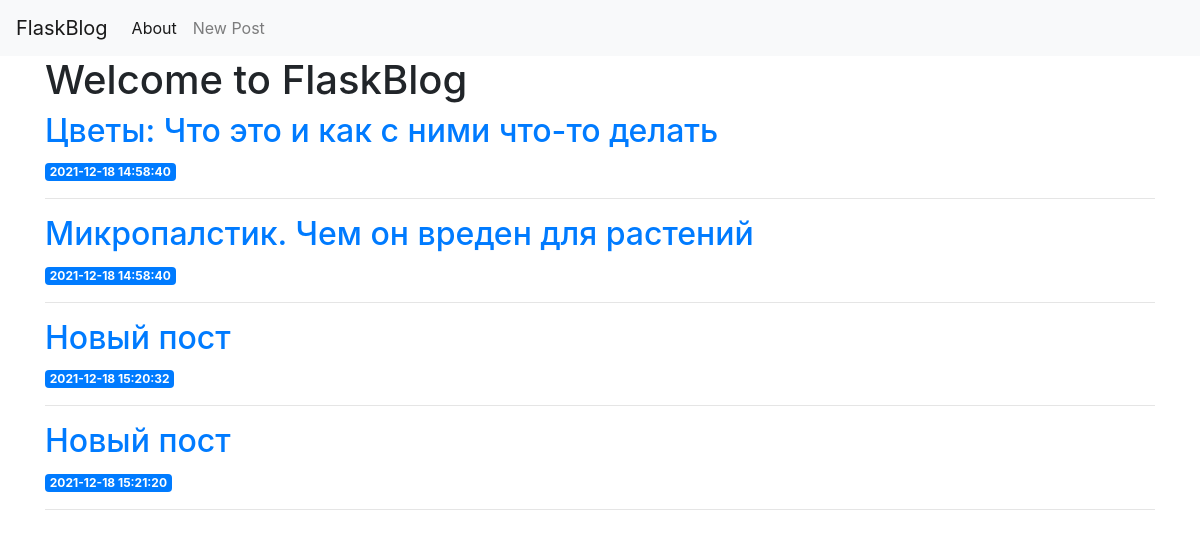
The page / on the database its author committed.
### tables this page shows
CREATE TABLE posts (
    id INTEGER PRIMARY KEY AUTOINCREMENT,
    created TIMESTAMP NOT NULL DEFAULT CURRENT_TIMESTAMP,
    title TEXT NOT NULL,
    content TEXT NOT NULL
);

### app.py (the view)
@app.route('/')
def draw_main_page():
    conn = get_db_connection()
    posts = conn.execute('SELECT * FROM posts').fetchall()
    conn.close()
    return render_template('index.html', posts=posts)

### app.py (called while the page is built)
def get_db_connection():
    conn = sqlite3.connect('database.db')
    conn.row_factory = sqlite3.Row
    return conn

### templates/index.html
{% extends 'base.html' %}
{% block content %}
    <h1>{% block title %} Welcome to FlaskBlog {% endblock %}</h1>
    {% for post in posts %}
        <a href="{{ url_for('post', post_id=post['id']) }}">
            <h2>{{ post['title'] }}</h2>
        </a>
        <span class="badge badge-primary">{{ post['created'] }}</span>
        <hr>
    {% endfor %}
{% endblock %}

### rows shown on the page
posts: title "Цветы: Что это и как с ними что-то делать", created "2021-12-18 14:58:40"
posts: title "Микропалстик. Чем он вреден для растений", created "2021-12-18 14:58:40"
posts: title "Новый пост", created "2021-12-18 15:20:32"
posts: title "Новый пост", created "2021-12-18 15:21:20"
